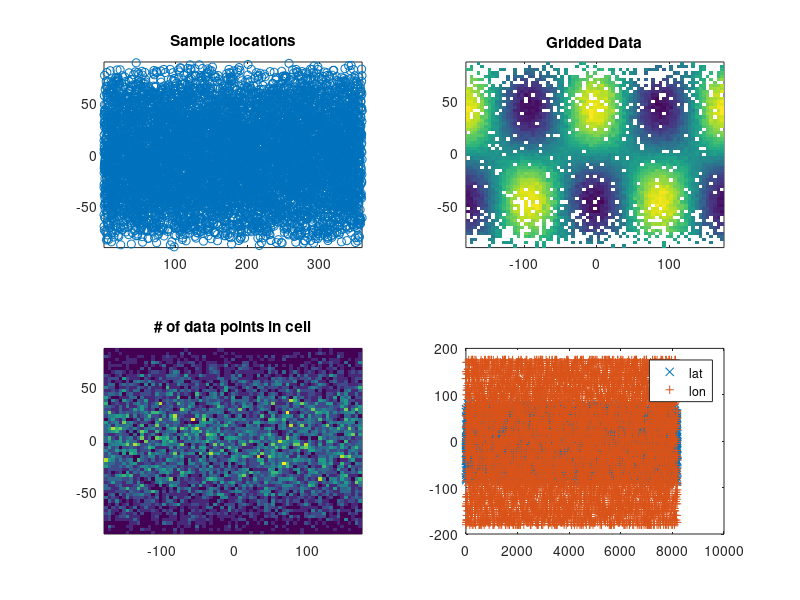

MATLAB code for this plot:
%Set number of random data points
Ndata	=	8192;
%make random locations for "cores"
xyz	=	2*rand(3,Ndata)-1	;
xyz	=	xyz./sqrt(sum(xyz.*xyz,1));
%Core location latitude
lat	=	(180/pi)*acos(1-2*rand(1,Ndata))-90;
%Core location longitude
lon	=	360*rand(1,Ndata);
%Value at eat sample location
dat	=	sin(2*pi*lat/180).*cos(2*pi*lon/180)+.2*rand(1,Ndata);
%Plot the location of the points
subplot(2,2,1)
plot(lon,lat,"o;;")
xlim([min(lon),max(lon)])
ylim([-90,90])
title("Sample locations")
% Make grid to put averages in
dlat	=	3;
dlon	=	5;
glat	=	-90:dlat:(90-dlat);
glon	=	-180:dlon:(180-dlon);
Nlon	=	length(glon);
Nlat	=	length(glat);
datgrid	=	zeros(Nlon,Nlat);
ingrid	=	zeros(Nlon,Nlat);
gridcell=	zeros(2,Ndata);
incell	=	cell(Nlon,Nlat);
% take average of values in each grid
for k=1:Ndata
	i		=	round((lon(k)-glon(1))/dlon);
	i		=	mod(i-1,Nlon)+1;
	j		=	round((lat(k)-glat(1))/dlat);
	j		=	mod(j-1,Nlat)+1;
	incell{i,j}	=	[incell{i,j},k];
	gridcell(:,k)	=	[i,j];
	ingrid(i,j)	=	ingrid(i,j)+1;
	datgrid(i,j)	=	datgrid(i,j)+dat(k);
end%for
datgrid	=	datgrid./ingrid;
subplot(2,2,2)
pcolor(glon,glat,datgrid')
shading flat
title("Gridded Data")
subplot(2,2,3)
pcolor(glon,glat,ingrid')
title("# of data points in cell")
shading flat
subplot(2,2,4)
plot(1:Ndata,glat(gridcell(2,:)),"x;lat;",1:Ndata,glon(gridcell(1,:)),"+;lon;")
